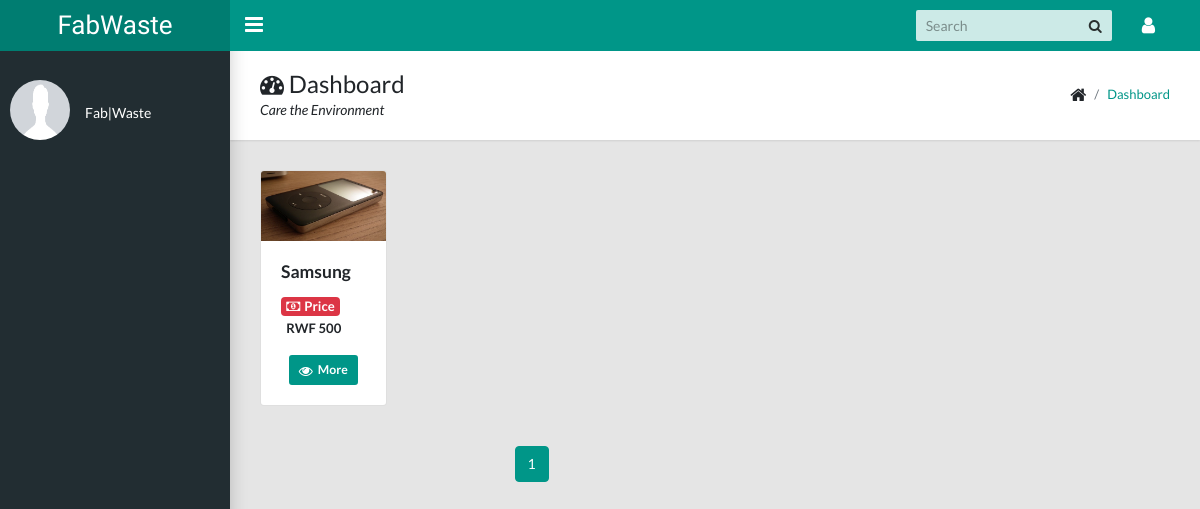
Page /product/ready-for-sold/ on the earlier database version.
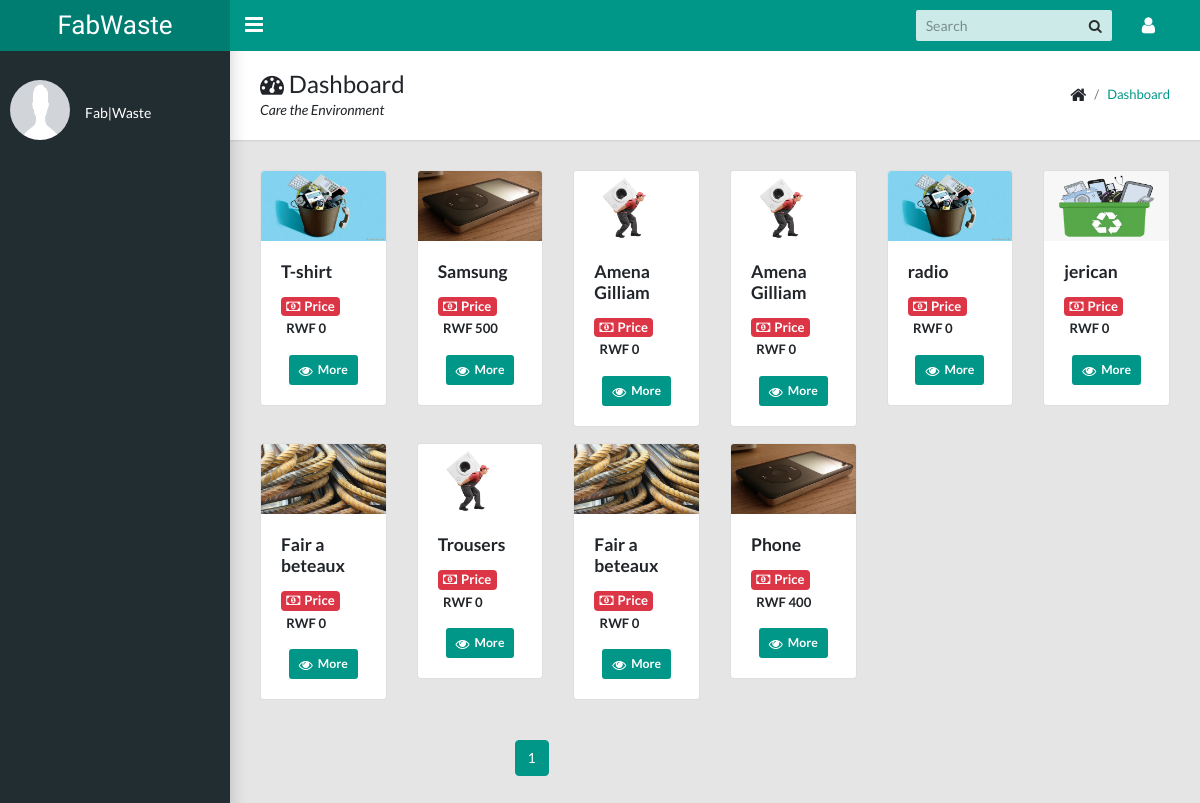
Same page on the later database version.
### products/models.py (models this page shows, shortened)
class Product(models.Model):
    AVAILABILITY = (
        ('Available', 'Available'),
        ('UnAvailable', 'UnAvailable'),
    )
    STATUS = (
        ('Collected', 'Collected'), ('Requested', 'Requested'),
        ('Pending', 'Pending'), ('Denied', 'Denied'), ('Sold', 'Sold')
    )
    PRO_CATEGORY = (
        ('Published', 'Published'),
        ('Waste', 'Waste')
    )
    user = models.ForeignKey(UsersAccount, on_delete=models.DO_NOTHING)
    category = models.ForeignKey(Category, on_delete=models.DO_NOTHING)
    product_name = models.CharField(max_length=100)
    product_image = models.ImageField(upload_to='media')
    description = models.TextField()
    created_date = models.DateField(auto_now_add=True)
    collected_date = models.DateField()
    quantity = models.IntegerField()
    status = models.CharField(max_length=10, choices=STATUS, default='Pending')
    availability = models.CharField(max_length=20, choices=AVAILABILITY, default='Available')
    available_quantity = models.IntegerField(default=0)
    published = models.BooleanField(default=False)
    pro_category = models.CharField(max_length=20, choices=PRO_CATEGORY, default=None, null=True)
    payed = models.BooleanField(default=False)
    desired_price = models.DecimalField(max_digits=10, decimal_places=0, default=0)
    buying_price = models.DecimalField(max_digits=10, decimal_places=0, default=0)
    selling_price = models.DecimalField(max_digits=10, decimal_places=0, default=0)
    district = models.ForeignKey(District, on_delete=models.SET_NULL, null=True)
    sector = models.CharField(max_length=100)
    cell = models.CharField(max_length=100)
    village = models.CharField(max_length=100)
    road_number = models.CharField(max_length=100, null=True, blank=True)
    house_number = models.CharField(max_length=100, null=True, blank=True)
    location_description = models.TextField(max_length=150, null=True, blank=True)
    class Meta:
        ordering = ['-created_date']

### products/views.py (the view)
# urls.py: path('ready-for-sold/', list_ready_for_sold_products, name='ready_for_sold'),
def list_ready_for_sold_products(request):
    data = Product.objects.filter(availability='Available', pro_category='Published')
    """================= snippets for searching ================"""
    q = ''
    if 'q' in request.GET:
        q = request.GET['q']
        data = Product.objects.filter(
            Q(category__name__icontains=q) | Q(product_name__icontains=q)
        )
    else:
        data = Product.objects.filter(availability='Available', pro_category='Published')
    p = Paginator(data, 12)
    page_number = request.GET.get('page')
    try:
        page_obj = p.get_page(page_number)
    except PageNotAnInteger:
        page_obj = p.page(1)
    except EmptyPage:
        page_obj = p.page(p.num_pages)
    return render(request, 'ready_sold.html', {'data': data, 'page_obj': page_obj, 'q': q})

### templates/ready_sold.html (shortened to what this page needs)
{% extends 'dashboard/dashboard.html' %}
{% block dashboard_content %}
 <main class="app-content">
      <div class="app-title">
        <div>
          <h1><i class="fa fa-dashboard"></i> Dashboard</h1>
          <p>Care the Environment</p>
        </div>
        <ul class="app-breadcrumb breadcrumb">
          <li class="breadcrumb-item"><i class="fa fa-home fa-lg"></i></li>
          <li class="breadcrumb-item"><a href="#">Dashboard</a></li>
        </ul>
      </div>
    <div class="row row-cols-1 row-cols-md-1 g-4">
           {% for dat in page_obj.object_list %}
               <div class="col-2 mb-3">
                <div class="card">
                  <img src="{{dat.product_image.url}}" class="card-img-top" alt="...">
                  <div class="card-body">
                    <h5 class="card-title">{{ dat.product_name }}</h5>
                      <div class="">
                          <h5>
                              <span class="badge bg-danger text-white"><i class="fa fa-money mr-1"></i>Price</span>
                              <span class="badge">RWF {{ dat.buying_price }}</span>
                          </h5>
                      </div>
                      <div class="text-center mt-3">
                          <a href="{% url 'ready_for_sold_details' dat.id %}" class="btn btn-primary btn-sm"><i class="fa fa-eye"></i>More</a>
                      </div>
                  </div>
                </div>
              </div>
               {% empty  %}
               <div class="col-12">
                <div class="alert alert-info text-center" role="alert">
                  <h5>No Result Found for {{ q }}!</h5>
                </div>
               </div>
           {% endfor %}
        </div>
    <div class="row justify-content-center m-4">
        <div class="col-lg-6">
            <div class="bs-component">
              <div>
                <ul class="pagination">
                {% for i in page_obj.paginator.page_range %}
                  {% if page_obj.number == i %}
                  <li class="page-item active"><a class="page-link" href="#">{{ i }}</a></li>
                 {% else %}
                  <li class="page-item"><a class="page-link" href="?page={{ i }}">{{ i }}</a></li>
                  {% endif %}
                {% endfor %}
                </ul>
              </div>
            </div>
          </div>
        </div>
 </main>
{% endblock %}

Differences in the rows shown:
now on this page (row edited): Product: product_image (picture), product_name "T-shirt", buying_price "0"
now on this page (row edited): Product: product_image (picture), product_name "Amena Gilliam", buying_price "0"
now on this page (row edited): Product: product_image (picture), product_name "Amena Gilliam", buying_price "0"
now on this page (row edited): Product: product_image (picture), product_name "radio", buying_price "0"
now on this page (row edited): Product: product_image (picture), product_name "jerican", buying_price "0"
now on this page (row edited): Product: product_image (picture), product_name "Fair a beteaux", buying_price "0"
now on this page (row edited): Product: product_image (picture), product_name "Trousers", buying_price "0"
now on this page (row edited): Product: product_image (picture), product_name "Fair a beteaux", buying_price "0"
now on this page (row edited): Product: product_image (picture), product_name "Phone", buying_price "400"
